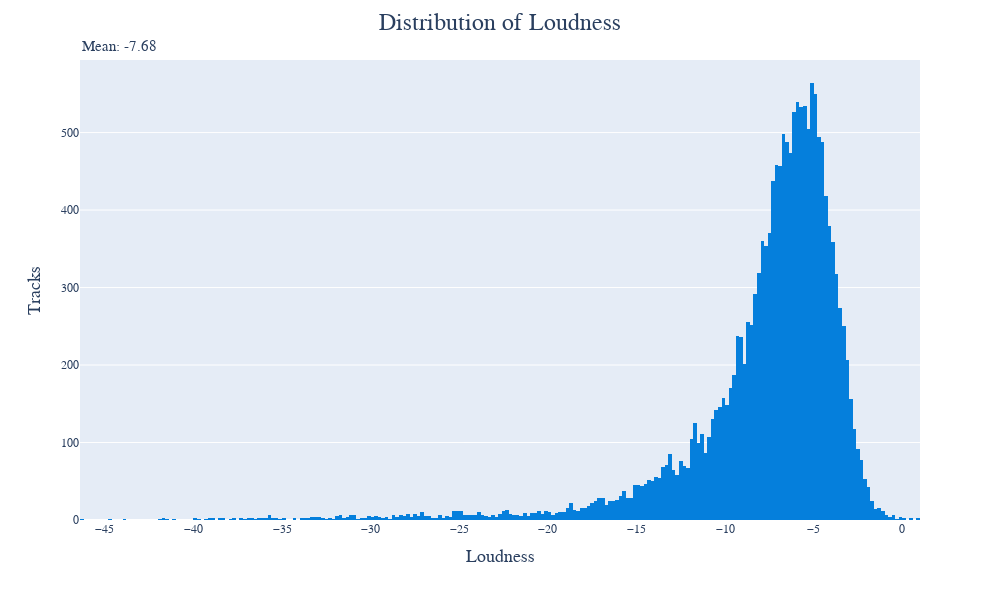

Here is the notebook cell this chart was saved with:
### Code cell
# Calculate mean value
mean_Loudness = np.mean(df['Loudness'])

fig = px.histogram(df, x = 'Loudness')
fig.update_layout(title ='Distribution of Loudness', title_x=0.5, title_xanchor= 'center',width = 1000, height = 600)
fig.add_annotation(x=0,y=1.05, text=f"Mean: {mean_Loudness:.2f}", showarrow=False, xref="paper", yref="paper", font=dict(size=15))
fig.update_xaxes(title_text='Loudness')
fig.update_yaxes(title_text='Tracks')

### Figure 1 — Plotly figure (JSON) as saved in the notebook; plotly's stock layout.template omitted (floating-point values rounded to 4 significant figures; data arrays with more than 128 entries replaced by an {"elided": "..."} marker saying what was removed)
{"data": [{"alignmentgroup": "True", "bingroup": "x", "hovertemplate": "Loudness=%{x}<br>count=%{y}<extra></extra>", "legendgroup": "", "marker": {"color": "#057fdc", "pattern": {"shape": ""}}, "name": "", "offsetgroup": "", "orientation": "v", "showlegend": false, "type": "histogram", "x": {"elided": "16866 float values"}, "xaxis": "x", "yaxis": "y"}], "layout": {"annotations": [{"font": {"size": 15}, "showarrow": false, "text": "Mean: -7.68", "x": 0, "xref": "paper", "y": 1.05, "yref": "paper"}], "barmode": "relative", "height": 600, "legend": {"tracegroupgap": 0}, "margin": {"t": 60}, "title": {"text": "Distribution of Loudness", "x": 0.5, "xanchor": "center"}, "width": 1000, "xaxis": {"anchor": "y", "domain": [0, 1], "title": {"text": "Loudness"}}, "yaxis": {"anchor": "x", "domain": [0, 1], "title": {"text": "Tracks"}}}}
